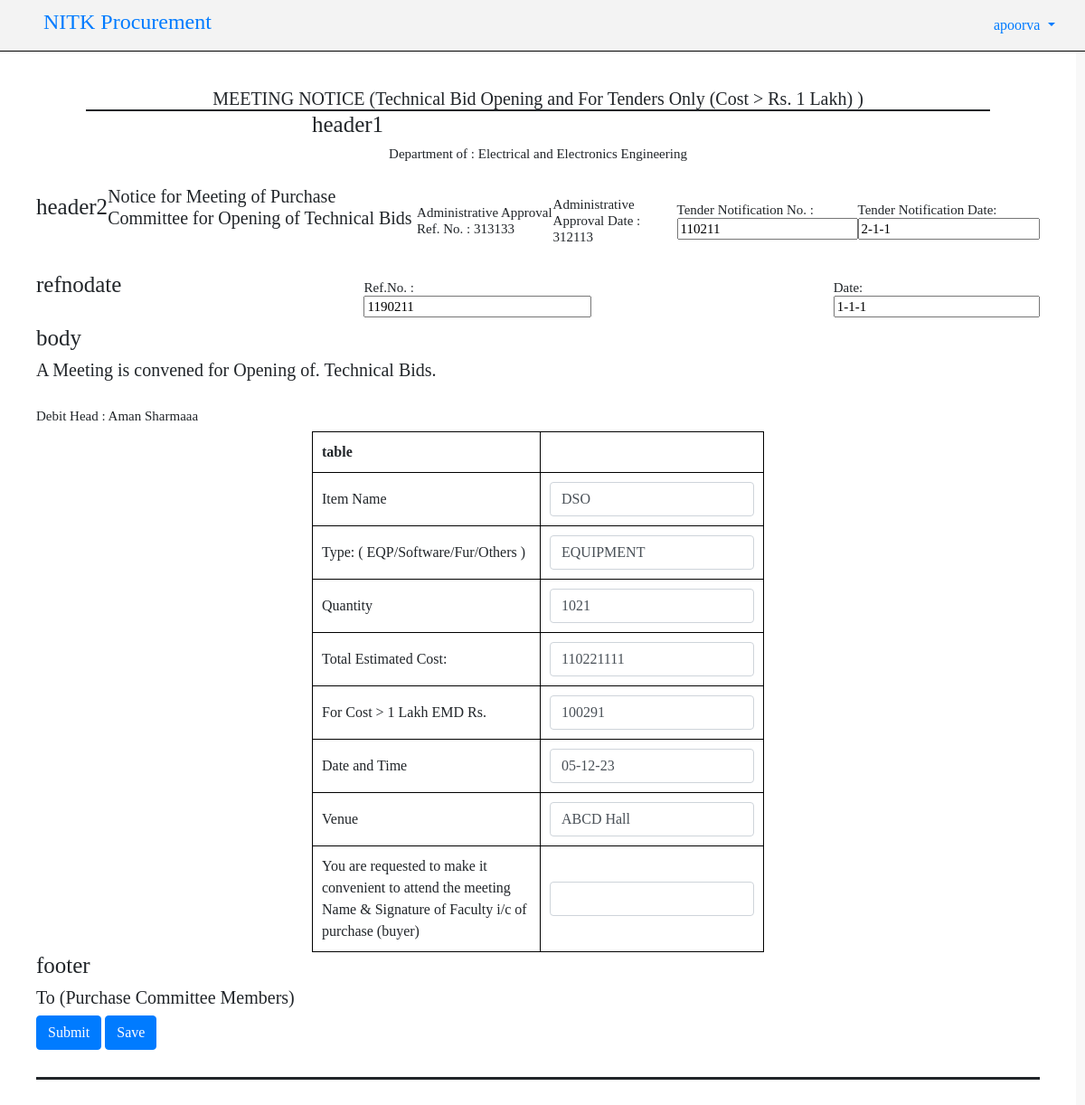
/fill_form/4 (signed in), run on an earlier commit of the app's database.
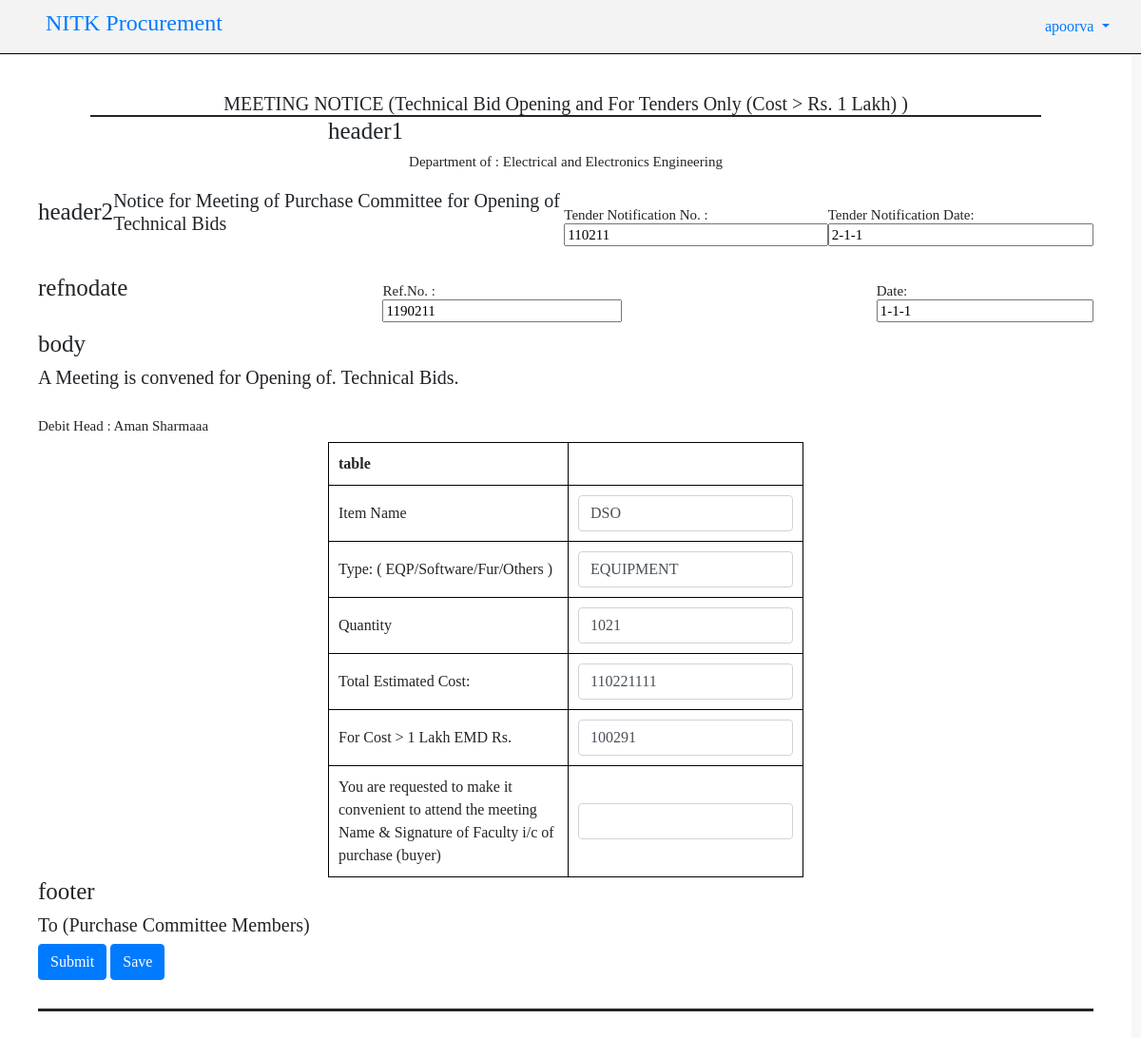
And on a later commit of the database.
### procurement/models.py (models this page shows, shortened)
class Section(models.Model) :
    title = models.CharField(max_length=100, null=True, blank=True)
    description = models.TextField(null=True, blank=True)
    form = models.ForeignKey(Form, on_delete=models.CASCADE, related_name="sections")
    bold=models.BooleanField(default=False)
    section_type = models.CharField(max_length=50, choices=[('left', 'Left'),('center', 'Center'),('flex', 'Flex'),('table','Table')])
    line_below=models.BooleanField(default=False)

class Question(models.Model) :
    question = models.CharField(max_length=500)
    section = models.ForeignKey(Section, on_delete=models.CASCADE, related_name="questions")
    form = models.ForeignKey(Form, on_delete=models.CASCADE, related_name="questions")
    type = models.CharField(max_length=100, null=True, blank=True)
    self_question = models.ForeignKey('self', on_delete=models.CASCADE, null=True, blank=True, related_name="question_related")
    answer_required = models.BooleanField(default=True)
    option1 = models.CharField(max_length=100, null=True, blank=True)
    option2 = models.CharField(max_length=100, null=True, blank=True)
    option3 = models.CharField(max_length=100, null=True, blank=True)
    option4 = models.CharField(max_length=100, null=True, blank=True)
    bold=models.BooleanField(default=False)
    align_type=models.CharField(max_length=100, null=True, blank=True, choices=[('left', 'Left'),('right', 'Right'),('center', 'Center'),])
    img_input=models.BooleanField(default=False)

class Response(models.Model) :
    user = models.ForeignKey(User, on_delete=models.CASCADE, blank=True, null=True, related_name="responses")
    body = models.CharField(max_length=100, blank=True, null=True)
    question = models.ForeignKey(Question, on_delete=models.CASCADE, related_name="responses")
    form = models.ForeignKey(Form, on_delete=models.CASCADE, related_name="responses")
    def __str__(self) :
        return self.body

### procurement/views.py (the view, shortened to what this page needs)
# urls.py: path("fill_form/<int:id>", views.view_form, name = "fill_form"),
def view_form(request, id) :
    if request.user.is_authenticated :
        get_form = Form.objects.get(id = id)
        get_sections = Section.objects.filter(form = get_form)
        questions = Question.objects.filter(form = get_form)
        self_question_response = {}
        for question in questions :
            if question.self_question :
                self_question_response[question.id] = Response.objects.get(user = request.user, question = question.self_question)
        if request.method == "GET" :
            user_responses = Response.objects.filter(form = get_form, user = request.user)
            if user_responses.exists() :
                all_responses = {}
                for response in user_responses :
                    all_responses[response.question.id] = response.body
                active_forms = Form.objects.filter(is_active = True)
                return render(request, "procurement/view_form.html", {
                    "form" : get_form,
                    "forms" : active_forms,
                    "sections" : get_sections,
                    "responses" : all_responses,
                    "self_question" : self_question_response
                })

### procurement/views.py (called while the page is built)
@register.filter
def get_item(dictionary, key):
    return dictionary.get(key)

### procurement/templates/procurement/view_form.html (shortened to what this page needs)
{% extends './layout.html' %}
  {% load static %}
  {% block body %}
  <div class="content">
  <div class="form-full">
    <div class="form-header">
      <h5 style="max-width: max-content; margin: auto;">{{form.description}}</h5>
    </div>
    <form id="myForm" action="#" enctype="multipart/form-data" method="post">
    <div class="form-body">
      {% for sec in sections %}
        {% if sec.section_type == "center" %}
        <div class="sec-center">
          {% if sec.title %}
            <h1>{{sec.title}}</h1>
          {% endif %}
          {% for ques in sec.questions.all %}
            <div style="width: max-content; margin: auto;" class="question">
              {% if ques.self_question %}
              <h2>{{ques.question}}: {{self_question|get_item:ques.id}}</h2>
            {% else %}
              <h2>{{ques.question}}: <input type="text" name="question{{ques.id}}" value = "{{responses|get_item:ques.id}}"></h2>
            {% endif %}
            </div>
          {% endfor %}
        </div>
        {% endif %}
        {% if sec.section_type == "left" %}
        <div class="sec-left">
          {% if sec.title %}
            <h1>{{sec.title}}</h1>
          {% endif %}
          {% if sec.description %}
           <h5>{{sec.description}}</h5>
          {% endif %}
          {% for ques in sec.questions.all %}
            <div class="question">
              {% if ques.self_question %}
                <h2>{{ques.question}}: {{self_question|get_item:ques.id}}</h2>
              {% else %}
              <h2>{{ques.question}}: <input type="text" name="question{{ques.id}}" value = "{{responses|get_item:ques.id}}"></h2>
              {% endif %}
            </div>
          {% endfor %}
        </div>
        {% endif %}
        {% if sec.section_type == "flex" %}
        <div class="sec-flex">
          {% if sec.title %}
            <h1>{{sec.title}}</h1>
          {% endif %}
          {% if sec.description %}
           <h5>{{sec.description}}</h5>
          {% endif %}
          {% for ques in sec.questions.all %}
            <div class="question">
            {% if ques.self_question %}
              <h2>{{ques.question}}: {{self_question|get_item:ques.id}}</h2>
            {% else %}
            <h2>{{ques.question}}: <input type="text" name="question{{ques.id}}" value = "{{responses|get_item:ques.id}}"></h2>
            {% endif %}
            </div>
          {% endfor %}
        </div>
        {% endif %}
        {% if sec.section_type == "table" %}
        <div class="sec-table table-responsive">
          <table border="50">
            <tr>
              <th>{% if sec.title %}{{sec.title}}
              {% endif %}</th>
              <th>{{sec.description}}</th>
            </tr>
            {% for ques in sec.questions.all %}
            <tr>
              <td>{{ques.question}}</td>
              {% if ques.self_question %}
                  <td><input type="text" class="form-control" name="question{{ques.id}}" value = "{{self_question|get_item:ques.id}}"></td>
              {% else %}
                  <td><input type="text" class="form-control" style="width: auto; box-sizing: border-box;" name="question{{ques.id}}" value = "{{responses|get_item:ques.id}}"></td>
              {% endif %}
            </tr>
          {% endfor %}
          </table>
        </div>
        {% endif %}
      {% endfor %}
      <button type="submit" name="submit_button"class="btn btn-primary" id="submit_button">Submit</button>
      <button type="submit" name="save_button" class="btn btn-primary" id="save_button">Save</button>
    </div>
    </form>
  </div>
</div>
  {% endblock %}

What changed in the data, as far as the page shows it:
removed Question: question "Administrative Approval Ref. No.", id.body "313133", shown under Section "header2"
removed Question: question "Administrative Approval Date", id.body "312113", shown under Section "header2"
removed Question: question "Date and Time", id.body "05-12-23", shown under Section "table"
removed Question: question "Venue", id.body "ABCD Hall", shown under Section "table"
